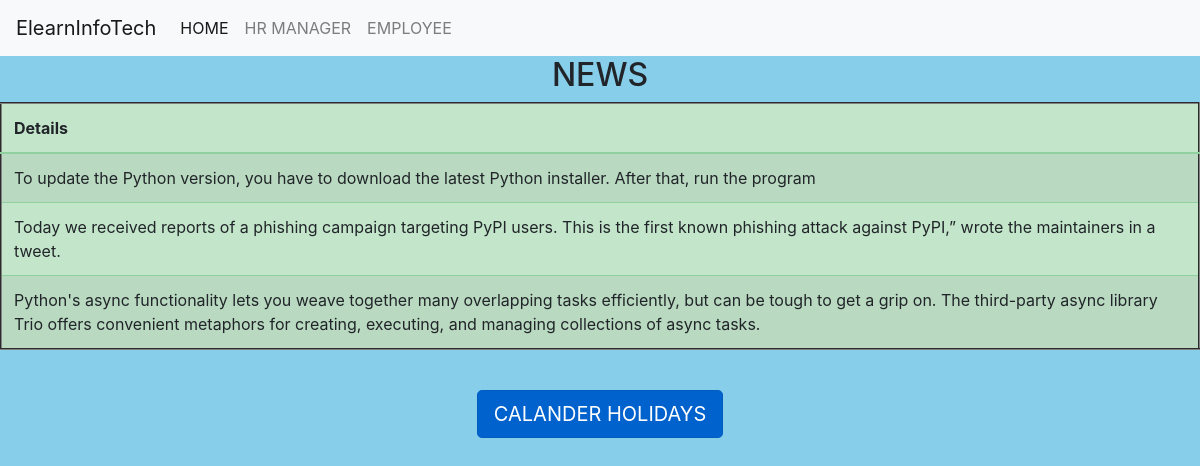
Page /news/ on the committed database.
### app1/models.py (models this page shows)
class newsdata(models.Model):
	Occations = models.TextField(max_length=1000)

### app1/views.py (the view)
# urls.py: path('news/', views.news_view),
def news_view(request):
	news=newsdata.objects.all()
	return render(request,'app1/news.html',{'n':news})

### templates/app1/news.html (shortened to what this page needs)
{% extends "app1/home.html" %}
{% block body_block %}
<center>
	<h2> NEWS </h2>
<table class="table table-success table-striped" border="2px">
	<thead>
		<th>Details</th>
	</thead>
  {% for i in n %}
<tr>
	<td>{{i.Occations}}</td>
</tr>
 {% endfor %}
</table>
<br>
<a href="/cal" class="btn btn-primary btn-lg active" role="button" aria-pressed="true">  CALANDER HOLIDAYS  </a>
</center>
{% endblock %}

### static/css/style.css (style rules this page uses)
body { background: skyblue; }

### rows in the picture
newsdata: Occations "To update the Python version, you have to download the latest Python installer. After that, run the program"
newsdata: Occations "Today we received reports of a phishing campaign targeting PyPI users. This is the first known phishing attack against PyPI,” wrote the maintainers in a tweet."
newsdata: Occations "Python's async functionality lets you weave together many overlapping tasks efficiently, but can be tough to get a grip on. The third-party async library Trio offers convenient metaphors for creating, executing, and managing collections of async tasks."
